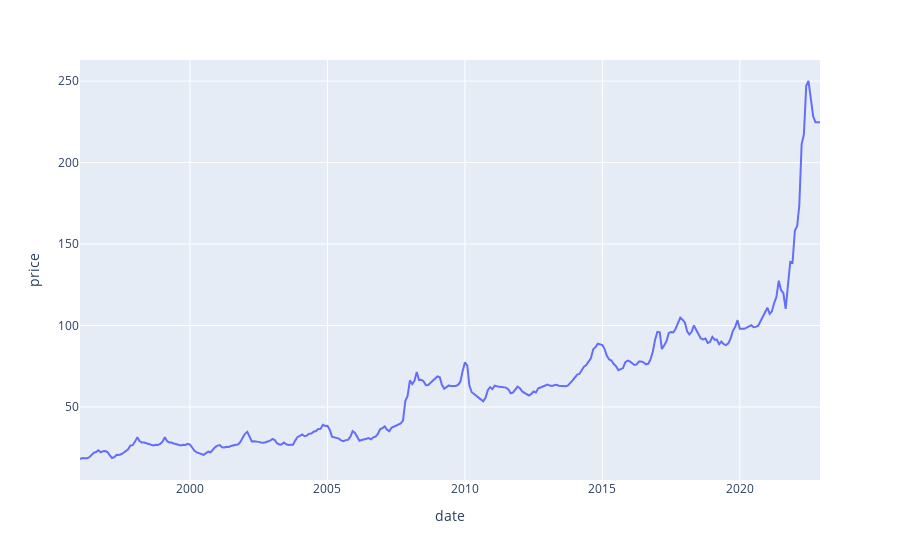

Source (notebook cell):
### Markdown cell above
# **EDA**

### Code cell
from plotly.offline import init_notebook_mode

init_notebook_mode(connected=True)

# Create Line plot
fig = px.line(df, x='date', y='price')

# Add legend
fig.update_layout(showlegend=True)

# Display the plot
fig.show()

### Figure 1 — Plotly figure (JSON) as saved in the notebook; plotly's stock layout.template omitted (floating-point values rounded to 4 significant figures; data arrays with more than 128 entries replaced by an {"elided": "..."} marker saying what was removed)
{"data": [{"hovertemplate": "date=%{x}<br>price=%{y}<extra></extra>", "legendgroup": "", "line": {"color": "#636efa", "dash": "solid"}, "marker": {"symbol": "circle"}, "mode": "lines", "name": "", "orientation": "v", "showlegend": false, "type": "scatter", "x": {"elided": "324 str values"}, "xaxis": "x", "y": {"elided": "324 float values"}, "yaxis": "y"}], "layout": {"legend": {"tracegroupgap": 0}, "margin": {"t": 60}, "showlegend": true, "xaxis": {"anchor": "y", "domain": [0, 1], "title": {"text": "date"}}, "yaxis": {"anchor": "x", "domain": [0, 1], "title": {"text": "price"}}}}
